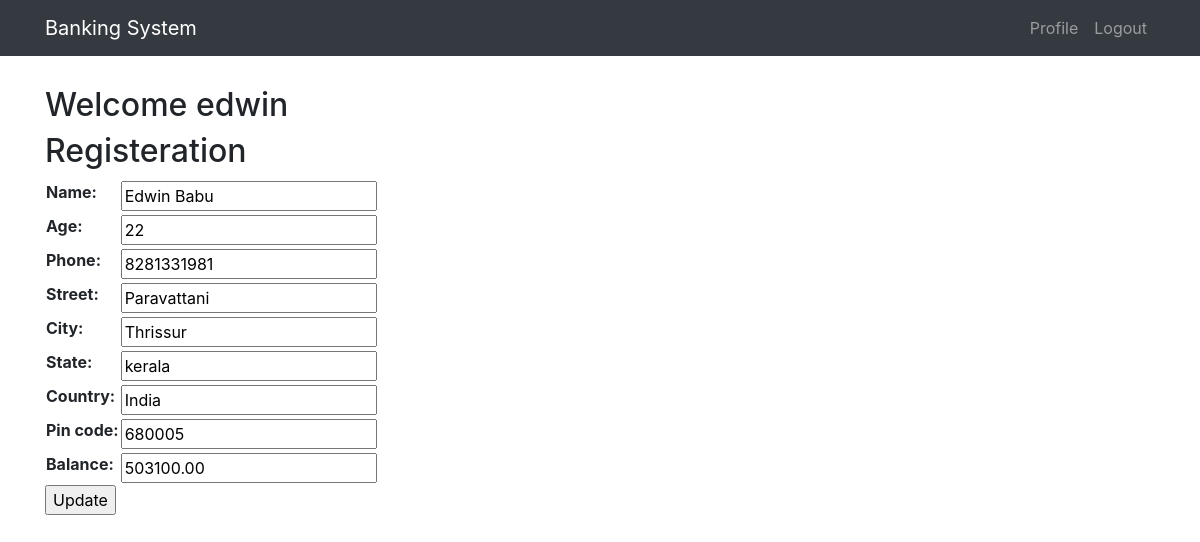
Screenshot of /edit/ (signed in) with the database file from the repository.
### customer/models.py (models this page shows, shortened)
class Customer(models.Model):
    user=models.OneToOneField(User, on_delete=models.CASCADE)
    name=models.CharField(max_length=200,null=True)
    age=models.IntegerField(null=True)
    phone=models.IntegerField(null=True)
    street=models.CharField(max_length=200,null=True)
    city=models.CharField(max_length=200,null=True)
    state=models.CharField(max_length=50,null=True)
    country=models.CharField(max_length=50, default="India")
    pin_code=models.IntegerField(null=True)
    balance=models.DecimalField(max_digits=10,decimal_places=2,verbose_name="Balance")
    account_no=models.CharField(max_length=200,editable=False)

### customer/views.py (the view)
# urls.py: url(r'^edit/',views.edit, name='edit'),
@login_required
def edit(request):
    user = get_object_or_404(User, username=request.user.username)
    customer = get_object_or_404(Customer, user=user)
    form = CustomerForm(request.POST or None, instance=customer)
    context = {"customerform": form,
               "form_url": reverse_lazy('customer:edit'),
               "type":"edit"
               }
    if request.method == "POST":
        if form.is_valid():
            f = form.save()
            f.account_no = f.acc_no()
            f.save()
            return HttpResponseRedirect(reverse('customer:index'))
    return render(request, "register.html", context)

### customer/forms.py
class CustomerForm(ModelForm):
    phone = forms.IntegerField(validators=[clean_contact_no], widget=forms.NumberInput(attrs={'required': "required"}))
    class Meta:
        model = Customer
        widgets={
            "name": forms.TextInput(attrs={'required': "required"}),
            "age": forms.NumberInput(attrs={'required': "required"}),
            "street": forms.TextInput(attrs={'required': "required"}),
            "city": forms.TextInput(attrs={'required': "required"}),
            "state": forms.TextInput(attrs={'required': "required"}),
            "country": forms.TextInput(attrs={'required': "required"}),
            "pin_code": forms.NumberInput(attrs={'required': "required"}),
            "balance":forms.NumberInput(attrs={'required': "required"}),
        }
        fields=['name','age','phone','street','city','state','country','pin_code','balance']

### customer/templates/register.html (shortened to what this page needs)
{% extends 'base.html' %}
{% block content %}
    <h2>Welcome {{ user.username }}</h2>
<h2>Registeration</h2>
    <form method="post" action="{{ form_url }}" >
        <table>
            {{ customerform }}
        </table>
<tr><td><input type="submit" value="{% if not type == "edit" %}Submit{% else %}Update{% endif %}" name="submit"/></td></tr>
</form>
{% endblock %}

### rows the page displays
Customer: name "Edwin Babu", age "22", phone "8281331981", street "Paravattani", city "Thrissur", state "kerala", country "India", pin_code "680005", balance "503100.00"

### other values shown
{{ user.username }} "edwin"
